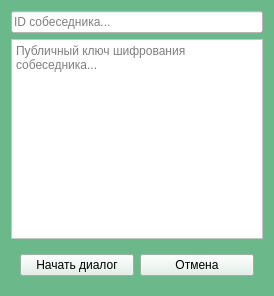
<?xml version="1.0" encoding="UTF-8"?>
<ui version="4.0">
 <class>Form</class>
 <widget class="QWidget" name="Form">
  <property name="geometry">
   <rect>
    <x>0</x>
    <y>0</y>
    <width>274</width>
    <height>296</height>
   </rect>
  </property>
  <property name="windowTitle">
   <string>Новый диалог</string>
  </property>
  <property name="windowIcon">
   <iconset>
    <normaloff>images/newButton.png</normaloff>images/newButton.png</iconset>
  </property>
  <property name="layoutDirection">
   <enum>Qt::LeftToRight</enum>
  </property>
  <property name="styleSheet">
   <string notr="true">background:rgb(107, 184, 139);</string>
  </property>
  <layout class="QVBoxLayout" name="verticalLayout">
   <item>
    <widget class="QLineEdit" name="id">
     <property name="styleSheet">
      <string notr="true">background:rgb(255, 255, 255);</string>
     </property>
     <property name="placeholderText">
      <string>ID собеседника...</string>
     </property>
    </widget>
   </item>
   <item>
    <widget class="QTextEdit" name="publicKey">
     <property name="styleSheet">
      <string notr="true">background:rgb(255, 255, 255);</string>
     </property>
     <property name="placeholderText">
      <string>Публичный ключ шифрования собеседника...</string>
     </property>
    </widget>
   </item>
   <item>
    <widget class="QWidget" name="widget" native="true">
     <property name="styleSheet">
      <string notr="true">background:rgb(107, 184, 139);</string>
     </property>
     <layout class="QHBoxLayout" name="horizontalLayout">
      <item>
       <widget class="QPushButton" name="ok">
        <property name="font">
         <font>
          <weight>50</weight>
          <bold>false</bold>
         </font>
        </property>
        <property name="styleSheet">
         <string notr="true">background:rgb(225, 241, 231);</string>
        </property>
        <property name="text">
         <string>Начать диалог</string>
        </property>
       </widget>
      </item>
      <item>
       <widget class="QPushButton" name="cancel">
        <property name="styleSheet">
         <string notr="true">background:rgb(225, 241, 231);</string>
        </property>
        <property name="text">
         <string>Отмена</string>
        </property>
       </widget>
      </item>
     </layout>
    </widget>
   </item>
  </layout>
 </widget>
 <resources/>
 <connections/>
</ui>
